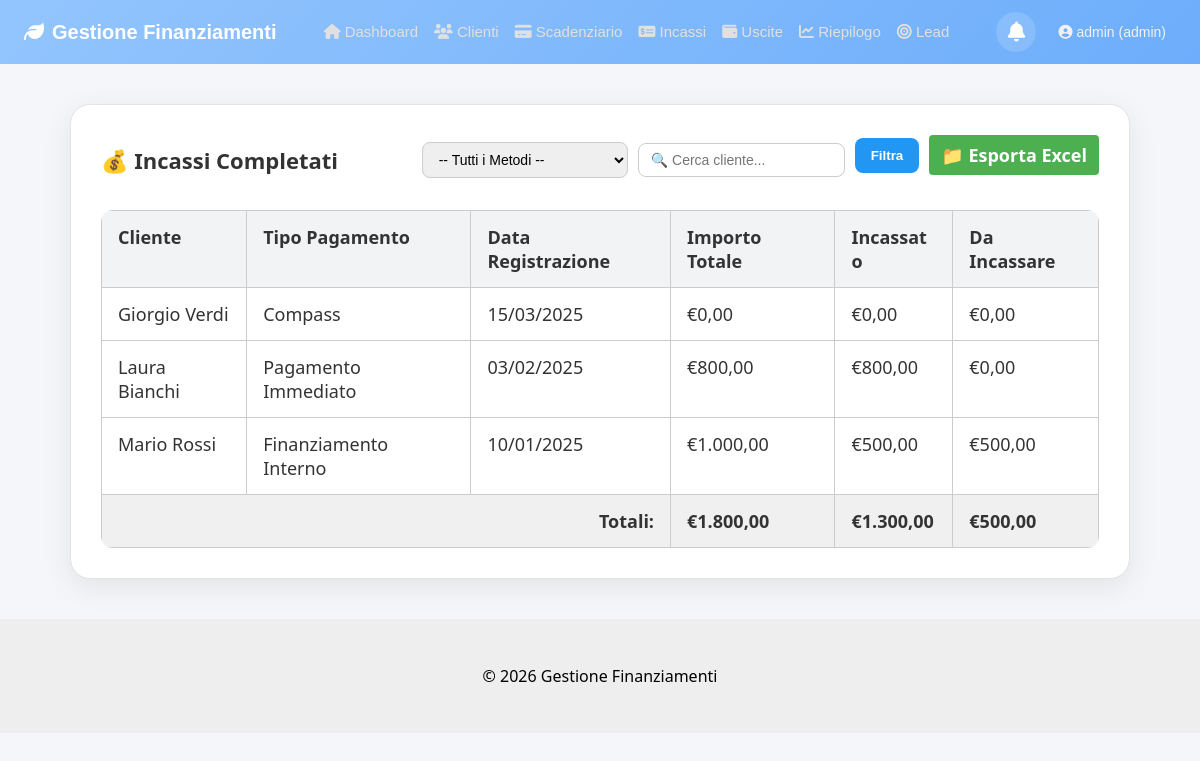
The page /pages/incassi.php (signed in) on the database its author committed.
### tables this page shows
CREATE TABLE `clienti` (
  `id` int(11) NOT NULL AUTO_INCREMENT,
  `nome` varchar(100) DEFAULT NULL,
  `citta` varchar(100) DEFAULT NULL,
  `telefono` varchar(20) DEFAULT NULL,
  `email` varchar(100) DEFAULT NULL,
  `indirizzo` text DEFAULT NULL,
  `codice_fiscale` varchar(30) DEFAULT NULL,
  `data_registrazione` date DEFAULT NULL,
  `data_nascita` date DEFAULT NULL,
  `acquisto` varchar(255) DEFAULT NULL,
  `importo` decimal(10,2) DEFAULT NULL,
  `pagamento` enum('immediato','rateale_compass','finanziamento_interno') DEFAULT NULL,
  `note` text DEFAULT NULL,
  `acconto` decimal(10,2) DEFAULT 0.00,
  `interessi` decimal(10,2) DEFAULT 0.00,
  PRIMARY KEY (`id`)
);

### pages/incassi.php (the view, shortened to what this page needs)
<?php
require_once "../includes/header.php";
require_once "../includes/topbar.php";
require_once "../config/db.php";
$pdo->setAttribute(PDO::ATTR_ERRMODE, PDO::ERRMODE_EXCEPTION);
$search = isset($_GET['search']) ? trim($_GET['search']) : '';
$sql = "SELECT c.id, c.nome, c.pagamento, c.data_registrazione,
               SUM(CASE WHEN r.pagata = 1 THEN r.importo ELSE 0 END) as incassato,
               SUM(CASE WHEN r.pagata = 0 THEN r.importo ELSE 0 END) as da_incassare,
               SUM(r.importo) as totale
        FROM clienti c
        LEFT JOIN rate r ON r.cliente_id = c.id
        WHERE (c.pagamento IS NOT NULL)";
$sql .= " GROUP BY c.id, c.nome, c.pagamento, c.data_registrazione
          ORDER BY c.nome ASC";
$stmt = $pdo->prepare($sql);
$stmt->execute();
$clienti = $stmt->fetchAll(PDO::FETCH_ASSOC);
?>
<link rel="stylesheet" href="../css/clienti.css">
<div class="clienti-container">
  <div class="card">
    <div class="top-bar" style="display: flex; justify-content: space-between; align-items: center; flex-wrap: wrap; gap: 10px;">
      <h2>💰 Incassi Completati</h2>
      <div style="display: flex; gap: 10px; align-items: center; flex-wrap: wrap;">
        <form method="get" action="" style="display: flex; gap: 10px; align-items: center;">
          <select name="pagamento" class="input-search" onchange="this.form.submit()">
            <option value="">-- Tutti i Metodi --</option>
          </select>
          <input type="text" name="search" placeholder="🔍 Cerca cliente..." value="<?= htmlspecialchars($search) ?>" class="input-search">
          <button type="submit" class="btn">Filtra</button>
        </form>
        <a href="esporta_incassi.php" class="btn btn-export" style="background-color:#4CAF50;color:white;padding:8px 12px;border-radius:4px;text-decoration:none;font-weight:bold;">
          📁 Esporta Excel
        </a>
      </div>
    </div>
    <table class="clienti-table">
      <thead>
        <tr>
          <th>Cliente</th>
          <th>Tipo Pagamento</th>
          <th>Data Registrazione</th>
          <th>Importo Totale</th>
          <th>Incassato</th>
          <th>Da Incassare</th>
        </tr>
      </thead>
      <tbody>
        <?php foreach ($clienti as $c): ?>
        <tr>
          <td><?= htmlspecialchars($c['nome']) ?></td>
          <td><?= $c['pagamento'] === 'immediato' ? 'Pagamento Immediato' : ($c['pagamento'] === 'rateale_compass' ? 'Compass' : 'Finanziamento Interno') ?></td>
          <td><?= date('d/m/Y', strtotime($c['data_registrazione'])) ?></td>
          <td>€<?= number_format($c['totale'], 2, ',', '.') ?></td>
          <td>€<?= number_format($c['incassato'], 2, ',', '.') ?></td>
          <td>€<?= number_format($c['da_incassare'], 2, ',', '.') ?></td>
        </tr>
        <?php endforeach; ?>
      </tbody>
      <tfoot>
        <?php
        $tot_totale = array_sum(array_column($clienti, 'totale'));
        $tot_incassato = array_sum(array_column($clienti, 'incassato'));
        $tot_da_incassare = array_sum(array_column($clienti, 'da_incassare'));
        ?>
        <tr style="font-weight: bold; background-color: #f0f0f0;">
          <td colspan="3" style="text-align:right;">Totali:</td>
          <td>€<?= number_format($tot_totale, 2, ',', '.') ?></td>
          <td>€<?= number_format($tot_incassato, 2, ',', '.') ?></td>
          <td>€<?= number_format($tot_da_incassare, 2, ',', '.') ?></td>
        </tr>
      </tfoot>
    </table>
  </div>
</div>
<?php require_once "../includes/footer.php"; ?>

### css/main.css (style rules this page uses)
.card { background-color: #fff; padding: 20px; text-align: center; border: 2px solid #eee; border-radius: 10px; font-size: 18px; text-decoration: none; color: #333; transition: 0.2s; }
.btn { display: inline-block; padding: 10px 20px; background-color: #03A9F4; color: white; text-decoration: none; border-radius: 5px; margin-bottom: 10px; }
table { width: 100%; border-collapse: collapse; background-color: white; }
table th, table td { padding: 10px; border: 1px solid #ccc; text-align: left; }

### css/topbar.css (style rules this page uses)
html, body { margin: 0; padding: 0; }
.table-responsive > table { width: 100%; }

### css/clienti.css (style rules this page uses)
* { box-sizing: border-box; -webkit-font-smoothing: antialiased; -moz-osx-font-smoothing: grayscale; }
body { background-color: #f4f6f9; font-family: 'Segoe UI', Tahoma, Geneva, Verdana, sans-serif; margin: 0; padding: 0; }
.clienti-container { width: 100%; max-width: 1100px; margin: 40px auto; padding: 0 20px; }
.card { background: #fff; border-radius: 20px; padding: 30px; border: 1px solid #e3e3e3; box-shadow: 0 8px 30px rgba(0, 0, 0, 0.08); transition: box-shadow 0.3s ease; }
.top-bar { display: flex; justify-content: space-between; align-items: center; flex-wrap: wrap; gap: 15px; margin-bottom: 25px; }
.top-bar h2 { display: flex; align-items: center; gap: 8px; font-size: 22px; margin: 0; }
.btn-add, .btn { background-color: #2196F3; color: white; border: none; padding: 10px 16px; border-radius: 8px; font-weight: bold; cursor: pointer; transition: background-color 0.3s; }
.clienti-table { width: 100%; border-collapse: collapse; border-radius: 12px; overflow: hidden; }
.clienti-table th, .clienti-table td { padding: 14px 16px; text-align: left; vertical-align: top; word-break: break-word; }
.clienti-table th { background-color: #f1f3f5; font-weight: bold; color: #333; }
.clienti-table tbody tr { border-bottom: 1px solid #eee; transition: background-color 0.2s ease; }
.input-search { padding: 8px 12px; font-size: 14px; border-radius: 8px; border: 1px solid #ccc; min-width: 200px; }
.top-bar form { display: flex; align-items: center; gap: 10px; flex-wrap: wrap; }
.top-bar form input[type="text"], .top-bar form input[type="date"], .top-bar form select, .top-bar form .input-search { min-width: 180px; }
.btn-export { background-color: #4CAF50; color: white; padding: 8px 12px; border-radius: 4px; text-decoration: none; font-weight: bold; }

### includes/topbar.php (style rules this page uses)
html, body { margin: 0 !important; padding: 0 !important; }

### rows shown on the page
clienti: nome "Giorgio Verdi", pagamento "Compass", data_registrazione "15/03/2025", totale "0,00", incassato "0,00", da_incassare "0,00"
clienti: nome "Laura Bianchi", pagamento "Pagamento Immediato", data_registrazione "03/02/2025", totale "800,00", incassato "800,00", da_incassare "0,00"
clienti: nome "Mario Rossi", shows "Finanziamento Interno", data_registrazione "10/01/2025", totale "1.000,00", incassato "500,00", da_incassare "500,00"

### other values the page prints
$_SESSION['user']['username'] "admin"
$_SESSION['user']['ruolo'] "admin"
$tot_totale "1.800,00"
$tot_incassato "1.300,00"
$tot_da_incassare "500,00"
